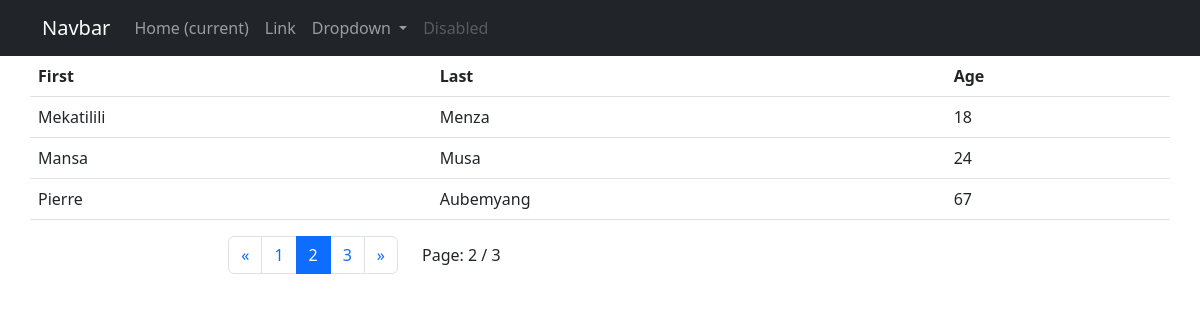
Screenshot of /?page=2 with the database file from the repository.
### dashboard/models.py (models this page shows, shortened)
class Data(models.Model):
    first_name = models.CharField(max_length=100)
    last_name = models.CharField(max_length=100)
    age = models.PositiveIntegerField(default=0)

### dashboard/views.py (the view)
# urls.py: path('',views.index, name='index')
def index(request):
    data = Data.objects.all()
    page = Paginator(data, 3)
    page_list = request.GET.get('page')
    page = page.get_page(page_list)
    context = {
        'page': page,
    }
    return render(request, 'dashboard/index.html', context)

### templates/dashboard/index.html
{% extends 'partials/base.html' %}
{% block content %}
<table class="table">
    <thead>
      <tr>
        <th scope="col">First</th>
        <th scope="col">Last</th>
        <th scope="col">Age</th>
      </tr>
    </thead>
    <tbody>
      {% for data in page.object_list %}
      <tr>
        <td>{{ data.first_name }}</td>
        <td>{{ data.last_name }}</td>
        <td>{{ data.age }}</td>
      </tr>
      {% endfor %}
    </tbody>
  </table>
  <div class="container">
    <div class="row">
      <div class="col-md-4 offset md-3">
        <nav aria-label="Page navigation example" style="float: right;">
          <ul class="pagination">
            <li class="page-item">
              {% if page.has_previous %}
              <a class="page-link" href="{% url 'index' %}?page={{ page.previous_page_number }}" aria-label="Previous">
                <span aria-hidden="true">&laquo;</span>
              </a>
              {% endif %}
            </li>
            {% for num_page in page.paginator.page_range %}
            <br>
            {% if page.number == num_page %}
            <li class="page-item active" aria-current="page"><a class="page-link" href="{% url 'index' %}?page={{ num_page }}">{{ num_page }}</a></li>
            {% else %}
            <li class="page-item" aria-current="page"><a class="page-link" href="{% url 'index' %}?page={{ num_page }}">{{ num_page }}</a></li>
            {% endif %}
            <br>
            {% endfor %}
            <li class="page-item">
              {% if page.has_next %}
              <a class="page-link" href="{% url 'index' %}?page={{ page.next_page_number }}" aria-label="Next">
                <span aria-hidden="true">&raquo;</span>
              </a>
              {% endif %}
            </li>
          </ul>
        </nav>
      </div>
      <div class="col-md-3">
        <p style="float: left; padding-top: 7px;">Page: {{ page.number }} / {{ page.paginator.num_pages }}</p>
      </div>
    </div>
  </div>
{% endblock  %}

### rows the page displays
Data: first_name "Mekatilili", last_name "Menza", age "18"
Data: first_name "Mansa", last_name "Musa", age "24"
Data: first_name "Pierre", last_name "Aubemyang", age "67"

### other values shown
{{ num_page }} "1" "3"
{{ num_page }} "2"
{{ page.number }} "2"
{{ page.paginator.num_pages }} "3"
